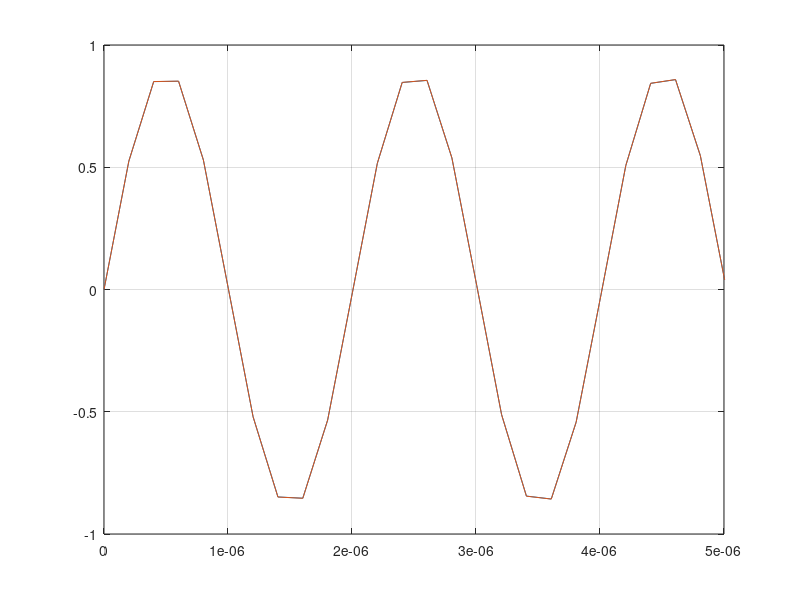
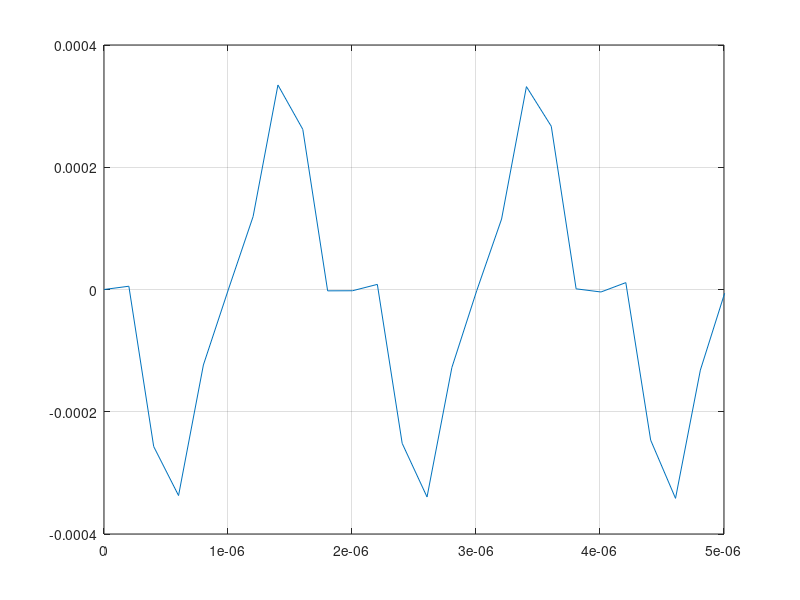

MATLAB code to generate these figures, in order: (Note: this script raises an error after producing the figures.)
clc
clear
Fs = 5E6;
Fin = 51/512*Fs;
win = Fin * 2 * pi;
V0 = 0.895;
t = linspace(0,51/Fin,512);
V_mag = [-0.966, -83.52, -80.417];
Sine = [sin(win.*t); sin(2*win.*t); sin(3*win.*t)];
Vout = db2mag(V_mag) * Sine;
Vin = V0*Sine(1,:);

Vds = Vout - Vin;

figure()
plot(t, [Vout; Vin]);
grid on;
xlim([0, 5e-6])

figure()
plot(t, Vds);
grid on;
xlim([0, 5e-6])


figure()
thd(Vout, Fs)

%% 
figure
thd(Vds, Fs)

V1 = (1.8 - 0.56).*Vds;
figure
thd(V1, Fs)

V2 = 0.5.*Vds.^2 +  (1.8 - 0.56).*Vds;
figure()
thd(V2, Fs)